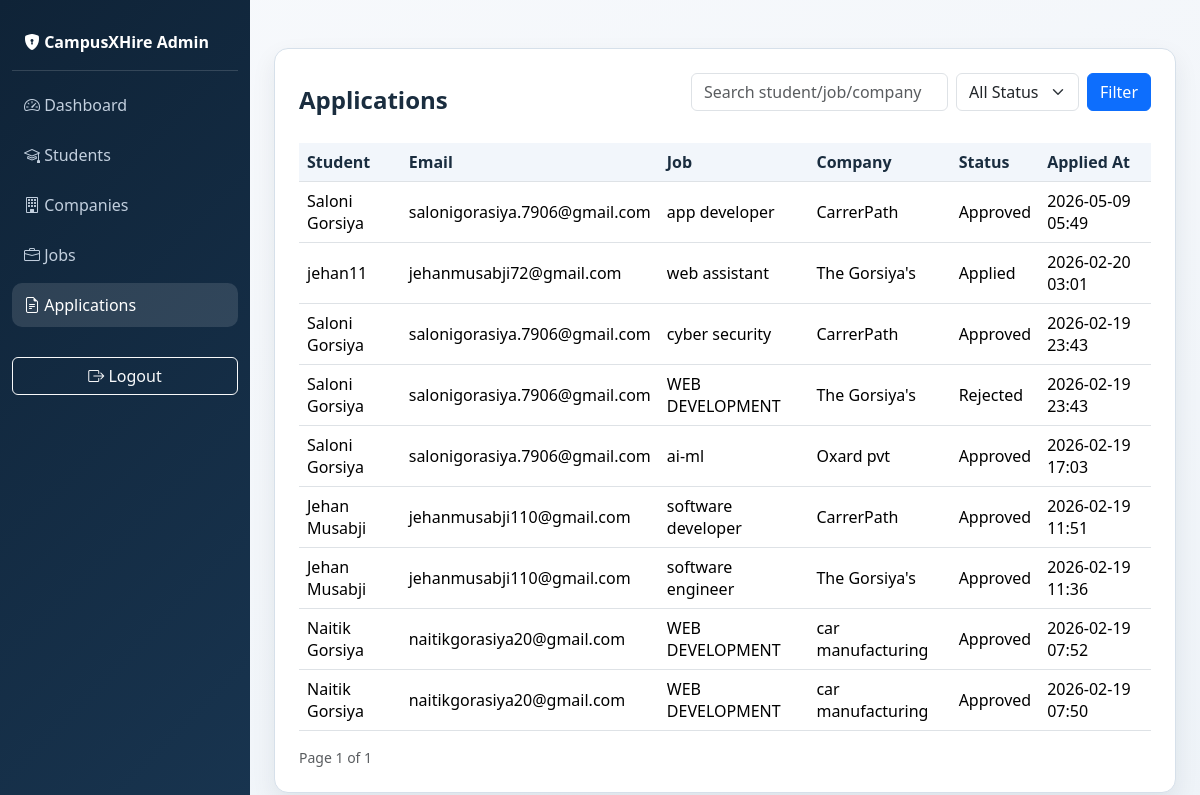
Page /admin/applications (signed in) on the committed database.
### app/models/jobApplication.py (models this page shows)
class JobApplication(db.Model):
    __tablename__ = "job_applications"
    id = db.Column(db.Integer, primary_key=True)
    student_id = db.Column(
        db.Integer, db.ForeignKey("students.id"), nullable=False
    )
    job_id = db.Column(
        db.Integer, db.ForeignKey("jobs.id"), nullable=False
    )
    student_email = db.Column(db.String(120), nullable=False)
    resume = db.Column(db.String(255))
    video_resume = db.Column(db.String(255))
    portfolio_link = db.Column(db.String(255))
    cover_letter = db.Column(db.Text)
    status = db.Column(db.String(20), default="Applied")
    applied_at = db.Column(db.DateTime, default=datetime.utcnow)
    student = db.relationship("Students", backref="applications")
    job = db.relationship("Job", backref="job_applications")

### app/models/student.py (models this page shows, shortened)
class Students(db.Model):
    __tablename__ = "students"
    id = db.Column(db.Integer, primary_key=True)
    full_name = db.Column(db.String(150), nullable=False)
    slug = db.Column(db.String(200), unique=True, nullable=False)
    email = db.Column(db.String(120), unique=True, nullable=False)
    mobile_no = db.Column(db.String(15), nullable=False)
    start_year = db.Column(db.Integer, nullable=False)
    end_year = db.Column(db.Integer, nullable=False)
    field = db.Column(db.String(100), nullable=False)
    specialization = db.Column(db.String(120))
    objective = db.Column(db.Text)
    password = db.Column(db.String(16), nullable=False)
    college_id = db.Column(db.Integer, nullable=False)
    github = db.Column(db.String(200))
    linkedin = db.Column(db.String(200))
    portfolio = db.Column(db.String(255))
    resume_file = db.Column(db.String(255))
    video_resume = db.Column(db.String(255))
    sem = db.Column(db.Integer)  # Current/Last semester
    cgpa = db.Column(db.Float)    # CGPA
    is_public = db.Column(db.Boolean, default=True)
    created_at = db.Column(db.DateTime, server_default=db.func.now())
    projects = db.relationship(
        "Projects",
        back_populates="student",
        cascade="all, delete-orphan"
    )
    skills = db.relationship(
    "Skills",
    back_populates="student",
    cascade="all, delete-orphan"
)
    certificate = db.relationship("certificate", backref="student", lazy=True)

### app/models/job_post.py (models this page shows, shortened)
class Job(db.Model):
    __tablename__ = "jobs"
    id = db.Column(db.Integer, primary_key=True)
    company_id = db.Column(
        db.Integer,
        db.ForeignKey("companies.id", ondelete="CASCADE"),
        nullable=False
    )
    job_title = db.Column(db.String(150), nullable=False)
    job_type = db.Column(db.String(50), nullable=False)
    work_mode = db.Column(db.String(50), nullable=False)
    location = db.Column(db.String(100))
    experience = db.Column(db.String(50))
    education = db.Column(db.String(100))
    skills = db.Column(db.Text)
    description = db.Column(db.Text)
    salary = db.Column(db.String(50))
    openings = db.Column(db.Integer, default=1)
    selection_process = db.Column(db.Text)
    deadline = db.Column(db.Date)
    status = db.Column(
        db.String(20),
        default="ACTIVE",
        nullable=False
    )
    created_at = db.Column(
        db.DateTime,
        default=datetime.utcnow,
        nullable=False
    )
    company = db.relationship(
        "Company",
        backref=db.backref("jobs", lazy=True),
        passive_deletes=True
    )

### app/models/company.py (models this page shows)
class Company(db.Model):
    __tablename__ = "companies"
    id = db.Column(db.Integer, primary_key=True)
    company_name = db.Column(db.String(200), nullable=False)
    hr_name = db.Column(db.String(120), nullable=False)
    email = db.Column(db.String(120), unique=True, nullable=False)
    mobile_no = db.Column(db.String(10), nullable=False)
    industry_type = db.Column(db.String(100), nullable=False)
    website = db.Column(db.String(200))
    password = db.Column(db.String(200), nullable=False)
    is_verified = db.Column(db.Boolean, default=False)

### app/routes/auth.py (the view, shortened to what this page needs)
@auth_bp.route("/admin/applications")
@admin_required
def admin_applications():
    q = (request.args.get("q") or "").strip()
    status = (request.args.get("status") or "").strip()
    page = request.args.get("page", 1, type=int)
    query = JobApplication.query.join(Students).join(Job).outerjoin(Company)
    if status:
        query = query.filter(JobApplication.status == status)
    pagination = query.order_by(JobApplication.applied_at.desc()).paginate(page=page, per_page=20, error_out=False)
    return render_template(
        "admin/admin_applications.html",
        pagination=pagination,
        applications=pagination.items,
        q=q,
        status=status,
    )

### app/routes/auth.py (called while the page is built)
def admin_required(view_func):
    @wraps(view_func)
    def wrapper(*args, **kwargs):
        if not session.get("is_admin"):
            flash("Please login as admin to continue.", "warning")
            return redirect(url_for("auth.admin_login"))
        return view_func(*args, **kwargs)
    return wrapper

### templates/admin/admin_applications.html (shortened to what this page needs)
﻿{% extends "admin/base.html" %}
{% block content %}
<div class="panel-card p-3 p-md-4">
    <div class="d-flex flex-wrap align-items-center justify-content-between gap-2 mb-3">
        <h4 class="fw-bold mb-0">Applications</h4>
        <form class="row g-2" method="GET">
            <div class="col-auto"><input class="form-control" type="text" name="q" value="{{ q }}" placeholder="Search student/job/company"></div>
            <div class="col-auto">
                <select name="status" class="form-select">
                    <option value="">All Status</option>
                </select>
            </div>
            <div class="col-auto"><button class="btn btn-primary">Filter</button></div>
        </form>
    </div>
    <div class="table-responsive">
        <table class="table table-hover align-middle">
            <thead>
                <tr>
                    <th>Student</th><th>Email</th><th>Job</th><th>Company</th><th>Status</th><th>Applied At</th>
                </tr>
            </thead>
            <tbody>
                {% for a in applications %}
                <tr>
                    <td>{{ a.student.full_name if a.student else 'N/A' }}</td>
                    <td>{{ a.student_email }}</td>
                    <td>{{ a.job.job_title if a.job else 'N/A' }}</td>
                    <td>{{ a.job.company.company_name if a.job and a.job.company else 'N/A' }}</td>
                    <td>{{ a.status }}</td>
                    <td>{{ a.applied_at.strftime('%Y-%m-%d %H:%M') if a.applied_at else '' }}</td>
                </tr>
                {% else %}
                <tr><td colspan="6" class="text-center text-muted">No applications found.</td></tr>
                {% endfor %}
            </tbody>
        </table>
    </div>
    <div class="d-flex justify-content-between align-items-center">
        <small class="text-muted">Page {{ pagination.page }} of {{ pagination.pages or 1 }}</small>
    </div>
</div>
{% endblock %}

### static/css/mobile.css (style rules this page uses)
html, body { max-width: 100%; overflow-x: hidden; }
table { width: 100%; }
.table-responsive, .table-container { overflow-x: auto; -webkit-overflow-scrolling: touch; }

### templates/admin/base.html (style rules this page uses)
:root { --primary: #1f4b7a; --secondary: #2f6ea6; --dark: #0f2337; --dark-2: #18344f; --surface: #f7f9fc; --border: #d6e0ea; --text: #1a2d3f; --muted: #5f7388; }
body { font-family: "Segoe UI", Tahoma, Geneva, Verdana, sans-serif; background: linear-gradient(160deg, #f7f9fc 0%, #eef3f8 100%); color: var(--text); }
.panel-card { background: #fff; border: 1px solid var(--border); border-radius: 14px; box-shadow: 0 10px 24px rgba(15, 35, 55, 0.08); }
.table th { background: #f2f6fb; color: var(--text); }

### rows in the picture
JobApplication: student "Saloni Gorsiya", student_email "salonigorasiya.7906@gmail.com", job "app developer", job.company "CarrerPath", status "Approved", applied_at "2026-05-09 05:49"
JobApplication: student "jehan11", student_email "jehanmusabji72@gmail.com", job "web assistant", job.company "The Gorsiya's", status "Applied", applied_at "2026-02-20 03:01"
JobApplication: student "Saloni Gorsiya", student_email "salonigorasiya.7906@gmail.com", job "cyber security", job.company "CarrerPath", status "Approved", applied_at "2026-02-19 23:43"
JobApplication: student "Saloni Gorsiya", student_email "salonigorasiya.7906@gmail.com", job "WEB DEVELOPMENT", job.company "The Gorsiya's", status "Rejected", applied_at "2026-02-19 23:43"
JobApplication: student "Saloni Gorsiya", student_email "salonigorasiya.7906@gmail.com", job "ai-ml", job.company "Oxard pvt", status "Approved", applied_at "2026-02-19 17:03"
JobApplication: student "Jehan Musabji", student_email "jehanmusabji110@gmail.com", job "software developer", job.company "CarrerPath", status "Approved", applied_at "2026-02-19 11:51"
JobApplication: student "Jehan Musabji", student_email "jehanmusabji110@gmail.com", job "software engineer", job.company "The Gorsiya's", status "Approved", applied_at "2026-02-19 11:36"
JobApplication: student "Naitik Gorsiya", student_email "naitikgorasiya20@gmail.com", job "WEB DEVELOPMENT", job.company "car manufacturing", status "Approved", applied_at "2026-02-19 07:52"
JobApplication: student "Naitik Gorsiya", student_email "naitikgorasiya20@gmail.com", job "WEB DEVELOPMENT", job.company "car manufacturing", status "Approved", applied_at "2026-02-19 07:50"

### other values in the picture
{{ pagination.page }} "1"
{{ pagination.pages or 1 }} "1"
